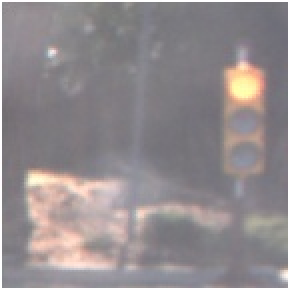
#> input picture pictures/image_1506550112894954919.jpg, 144 x 144 px (shown 2 times larger)
$ python -i functions.py   (imports and definitions only)
#> lines starting #> are read from the running program, lines starting #| are printed output that depends on the picture; after the words box and inside, x2 and y2 are one past the last pixel; in counts of white or black regions, pixels touching at a corner belong together
#> further down, picture is the input picture: shape (144, 144, 3); mean B, G, R 140.9, 138.3, 145.1
# -*- coding: utf-8 -*-
"""
Created on Sat Sep 30 06:52:50 2017

@author: kauls
"""

import cv2
import random
import numpy as np

def resizing(image,shape=(200,66)):
    height,width = image.shape[:2]
    image = image[30:height-25,:,:]
    resize_img = cv2.resize(image,dsize=shape,interpolation= cv2.INTER_AREA)
    return resize_img

def translation_augmentation(image,translate_limit):
    height,width = image.shape[:2]
    #angle_per_pixel_shift = 0.004
    x_trans_value = np.random.uniform(translate_limit[0], translate_limit[1])
    #angle_aug = angle + x_trans_value*angle_per_pixel_shift
    y_trans_value = np.random.uniform(translate_limit[0], translate_limit[1])
    M = np.float32([[1,0,x_trans_value],[0,1,y_trans_value]])
    aug_image = cv2.warpAffine(image,M,(width,height))
    return aug_image

def brightness_augmentation(image, flag = 'uniform'):
#> called with flag = 'shadow'
    height,width = image.shape[:2]
#> height = 144; width = 144
    HSV_image = cv2.cvtColor(image,cv2.COLOR_RGB2HSV)
#> HSV_image: shape (144, 144, 3); mean H, S, V 135.2, 17.1, 147.4
    #h,s,v = cv2.split(HSV_image)
    if flag == 'shadow':
        multiplier = 0.5
    else:
        multiplier = np.random.uniform()+0.25
    HSV_image[:,:,2] = cv2.multiply(HSV_image[:,:,2],np.array([multiplier]))
#> HSV_image: shape (144, 144, 3); mean H, S, V 135.2, 17.1, 73.7
    return cv2.cvtColor(HSV_image,cv2.COLOR_HSV2RGB)
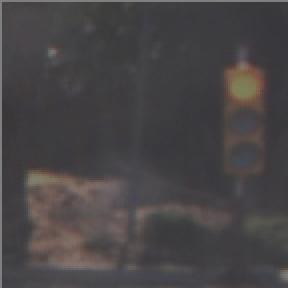
#> returned value: shape (144, 144, 3) (shown 2 times larger); mean B, G, R 70.3, 68.7, 72.3

def shadow_augmentation(image):
    shadow_image = brightness_augmentation(image,'shadow')
    height,width = image.shape[:2]
#> height = 144; width = 144
    pt1 = [random.randint(0,width),0]
#> pt1 = [98, 0]
    pt2 = [random.randint(0,width),height]
#> pt2 = [107, 144]
    polygon = np.array([[0,0],pt1,pt2,[0,height]])
#> polygon = [[0, 0], [98, 0], [107, 144], [0, 144]]
    # Create mask template
    mask = image.copy()
    mask = cv2.cvtColor(mask,cv2.COLOR_BGR2GRAY)
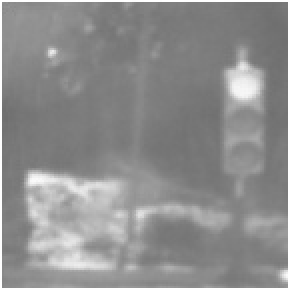
#> mask: shape (144, 144) (shown 2 times larger); min 111, max 255, mean 140.6
    mask.fill(0)
#> mask: shape (144, 144); every value is 0
    if np.random.uniform() > 0.5:
        src1 = image
        src2 = shadow_image
    else:
        src1 = shadow_image
        src2 = image
    # fill polygon in mask
    cv2.fillConvexPoly(mask,polygon,255)
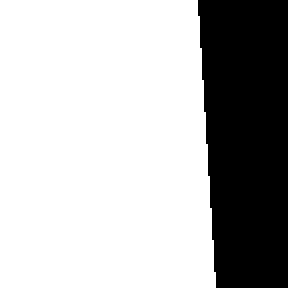
#> mask: shape (144, 144) (shown 2 times larger); 71.9% white; 1 black region, box (x1, y1, x2, y2) and area: (99, 0, 144, 144) 5832
    # create region of interest
    mask_inv = cv2.bitwise_not(mask)
    img_part1 = cv2.bitwise_and(src1,src1,mask=mask_inv)
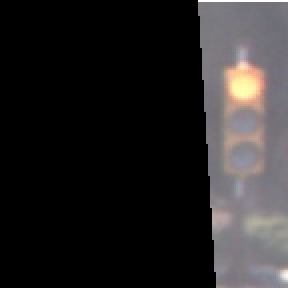
#> img_part1: shape (144, 144, 3) (shown 2 times larger); mean B, G, R 38, 37.5, 39.6
    img_part2 = cv2.bitwise_and(src2,src2,mask=mask)
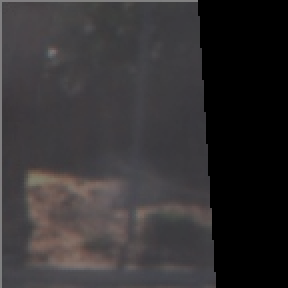
#> img_part2: shape (144, 144, 3) (shown 2 times larger); mean B, G, R 51.3, 50, 52.6
    final_img = cv2.add(img_part1,img_part2)
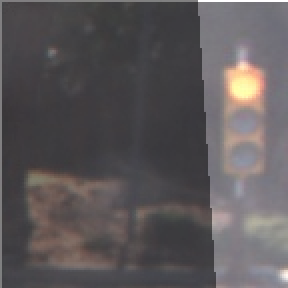
#> final_img: shape (144, 144, 3) (shown 2 times larger); mean B, G, R 89.3, 87.5, 92.1
    return final_img

def rotate_bound(image, angle):
    # grab the dimensions of the image and then determine the
    # center
    (h, w) = image.shape[:2]
    (cX, cY) = (w // 2, h // 2)

    # grab the rotation matrix (applying the negative of the
    # angle to rotate clockwise), then grab the sine and cosine
    # (i.e., the rotation components of the matrix)
    M = cv2.getRotationMatrix2D((cX, cY), -angle, 1.0)
    cos = np.abs(M[0, 0])
    sin = np.abs(M[0, 1])

    # compute the new bounding dimensions of the image
    nW = int((h * sin) + (w * cos))
    nH = int((h * cos) + (w * sin))

    # adjust the rotation matrix to take into account translation
    M[0, 2] += (nW / 2) - cX
    M[1, 2] += (nH / 2) - cY

    # perform the actual rotation and return the image
    return cv2.warpAffine(image, M, (nW, nH))

>>> import cv2
>>> picture = cv2.imread('../pictures/image_1506550112894954919.jpg')
>>> result = shadow_augmentation(picture)

$ run again, on pictures/image_1506550113574331045.jpg
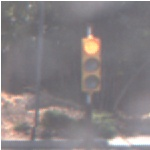
#> input picture pictures/image_1506550113574331045.jpg, 150 x 150 px
#> picture is the input picture: shape (150, 150, 3); mean B, G, R 129.9, 127.6, 133.5
#> in shadow_augmentation, `cv2.fillConvexPoly(mask,polygon,255)`:
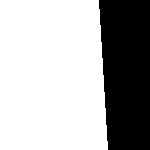
#> mask: shape (150, 150); 69% white; 1 black region, box (x1, y1, x2, y2) and area: (99, 0, 150, 150) 6975
#> in shadow_augmentation, `final_img = cv2.add(img_part1,img_part2)`:
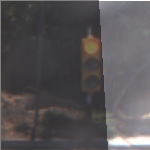
#> final_img: shape (150, 150, 3); mean B, G, R 85.2, 83.1, 86.7

$ run again, on pictures/image_1506550114465698957.jpg
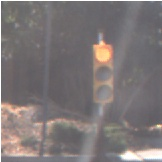
#> input picture pictures/image_1506550114465698957.jpg, 162 x 162 px
#> picture is the input picture: shape (162, 162, 3); mean B, G, R 118.9, 118.6, 125.5
#> in shadow_augmentation, `cv2.fillConvexPoly(mask,polygon,255)`:
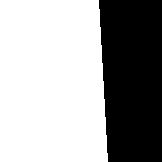
#> mask: shape (162, 162); 63.9% white; 1 black region, box (x1, y1, x2, y2) and area: (99, 0, 162, 162) 9477
#> in shadow_augmentation, `final_img = cv2.add(img_part1,img_part2)`:
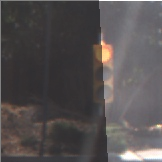
#> final_img: shape (162, 162, 3); mean B, G, R 81.1, 80.7, 85.3

$ run again, on pictures/image_1506550114928834915.jpg
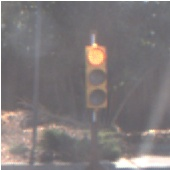
#> input picture pictures/image_1506550114928834915.jpg, 170 x 170 px
#> picture is the input picture: shape (170, 170, 3); mean B, G, R 122.3, 121.6, 127.4
#> in shadow_augmentation, `cv2.fillConvexPoly(mask,polygon,255)`:
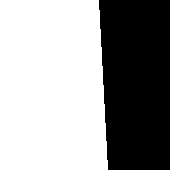
#> mask: shape (170, 170); 60.9% white; 1 black region, box (x1, y1, x2, y2) and area: (99, 0, 170, 170) 11305
#> in shadow_augmentation, `final_img = cv2.add(img_part1,img_part2)`:
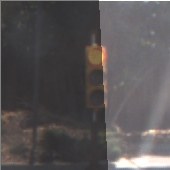
#> final_img: shape (170, 170, 3); mean B, G, R 85.2, 84.4, 88.3
